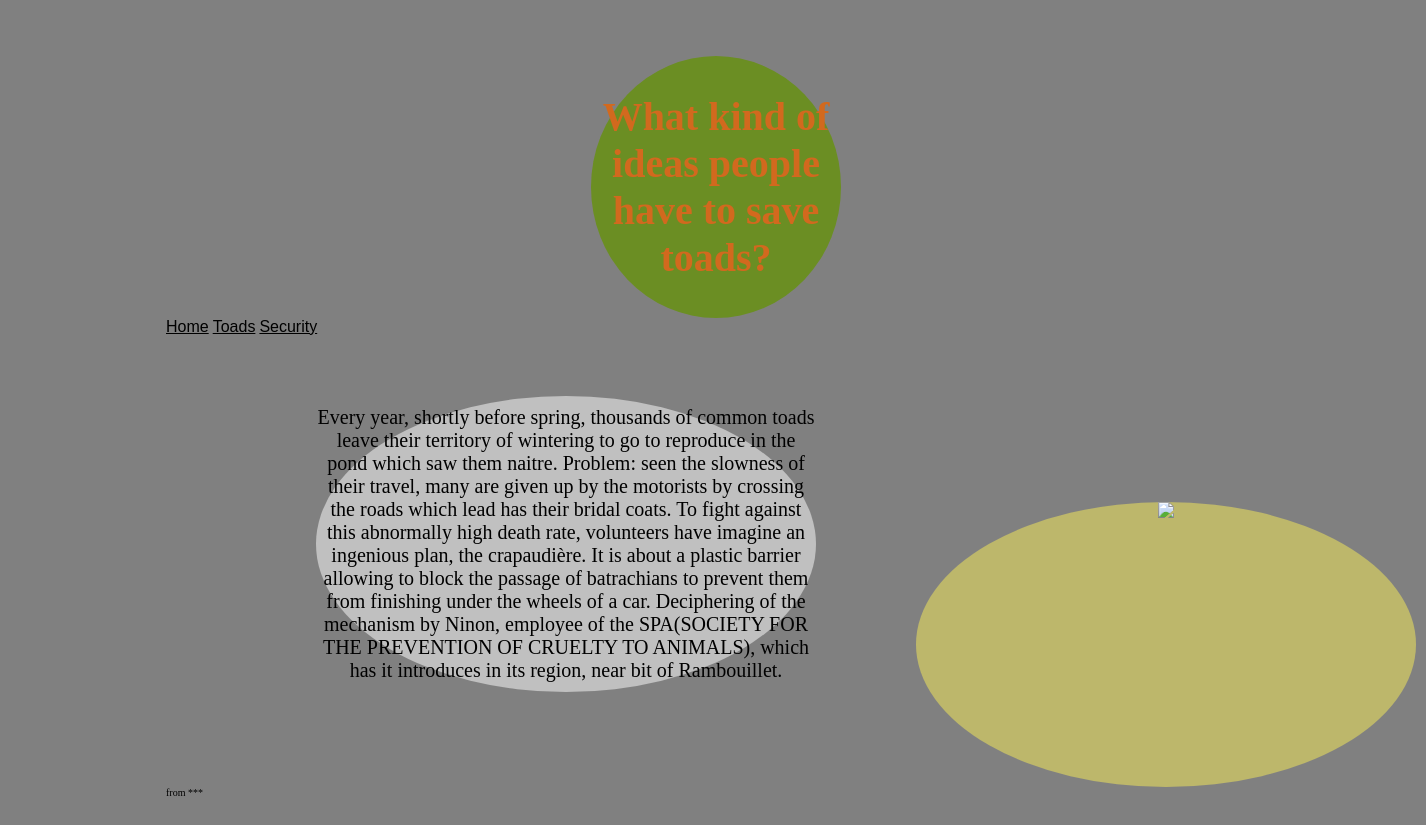
Screenshot of /Mortality/2 with the database file from the repository.
### page/models.py (models this page shows, shortened)
class Page(models.Model):
	name = models.CharField(max_length=500)
	pub_date = models.DateTimeField('date published')
	header = models.CharField(max_length=500)
	nav1 = models.CharField(max_length=500)
	nav2 = models.CharField(max_length=500)
	nav3 = models.CharField(max_length=500)
	image = models.ImageField(blank=False, upload_to='media/')
	section = models.CharField(max_length=5000)
	footer1 = models.CharField(max_length=500)
	footer2 = models.CharField(max_length=500)
	footer3 = models.CharField(max_length=500)

### page/views.py (the view)
# urls.py: url(r'^Mortality/2$', views.page2, name='page2'),
def page2(request):
  p = Page.objects.get(pk = 3)
  template = loader.get_template('page/page2.html')
  context = Context({
    'page': p,
  })
  return HttpResponse(template.render(context))

### page/templates/page/page2.html (shortened to what this page needs)
<html>
<head>
 <div class="h1">
	<h1>{{page.header}}</h1>
 </div>
 </head>
<div class="nav">
		<nav>
			<a href="/">{{page.nav1}}</a>
			<a href="/Toads/1">{{page.nav2}}</a>
			<a href="/Mortality/2">{{page.nav3}}</a>
		</nav>
</div>
 <body>
	<div class="main">
	{{page.section}}
	</div>
	<div class="imagesafe"><img src="http://img94.xooimage.com/files/4/8/8/crapaudrome-de-guiperreux-2-3c766e4.jpg">
	</div>
</body>
 <footer>
  <div class="footer">from ***
  </div>
 </footer>
</html>

### page/templates/page/page2.html (style rules this page uses)
body { text-align:left; width:1100px; margin-left: 150px; background: grey; margin-bottom:3em; margin-top:3em; margin-right:3em; padding:0.5em 1em; border-radius:80%; }
div.main { color:Black; text-align:center; margin-left:150px; width:500px; background:Silver; margin-bottom:3em; margin-top:3em; padding:0.5em 0; font-size: 20px; border-radius:50%; }
div.imagesafe { margin-left:750px; height:285px; text-align:center; background:DarkKhaki; width:500px; margin-top:-250px; font-size: 40px; border-radius:50%; }
div.h1 { color:Chocolate; text-align:center; margin:auto; width:250px; background:OliveDrab; padding:0.5em 0; font-size: 20px; border-radius:80%; }
a { color:Black; font-family:Arial; }
footer { font-size: 10px; width:250px; }

### rows the page displays
Page: nav1 "Home", nav2 "Toads", nav3 "Security", section "Every year, shortly before spring, thousands of common toads leave their territory of wintering to go to reproduce in the pond which saw them naitre. Problem: seen the slowness of their travel, many are given up by the motorists by crossing the roads which lead has their bridal coats. To fight against this abnormally high death rate, volunteers have imagine an ingenious plan, the crapaudière. It is about a plastic barrier allowing to block the passage of batrachians to prevent them from finishing under the wheels of a car. Deciphering of the mechanism by Ninon, employee of the SPA(SOCIETY FOR THE PREVENTION OF CRUELTY TO ANIMALS), which has it introduces in its region, near bit of…"
